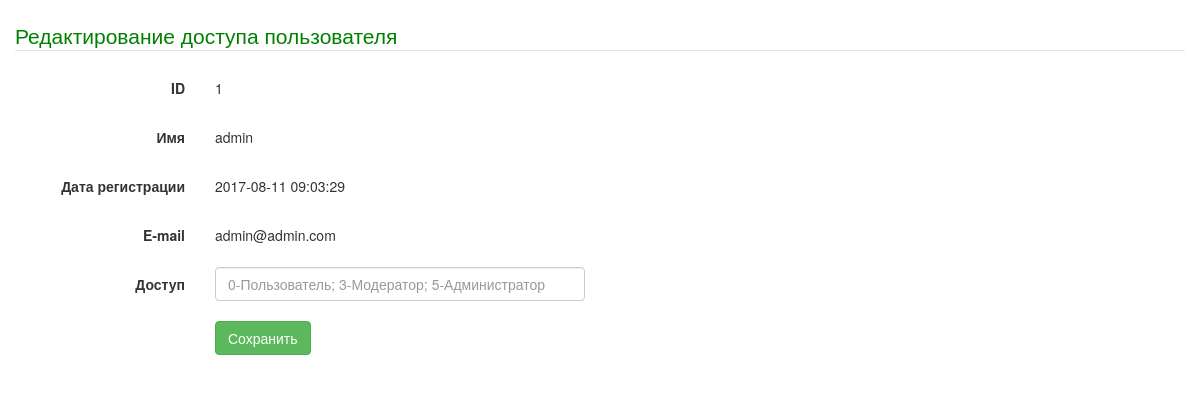
The page /page/edit_user.php?action=edit&id=1 on the database its author committed.
### tables this page shows
CREATE TABLE `users` (
  `id` int(11) NOT NULL,
  `login` varchar(20) NOT NULL,
  `password` varchar(100) NOT NULL,
  `name` varchar(10) NOT NULL,
  `regdate` datetime NOT NULL,
  `email` varchar(50) NOT NULL,
  `active` int(11) NOT NULL,
  `access` int(1) NOT NULL DEFAULT '0'
);

### page/edit_user.php (the view, shortened to what this page needs)
<?php
include_once '../connect.php';
$user= mysqli_query($db,"
		SELECT *
		FROM `users`
		WHERE `id` = ".(int)$_GET['id']."
		LIMIT 1
	") or exit(mysqli_error());
$row = mysqli_fetch_assoc($user);
?>
<!DOCTYPE html>
<html lang="en">
<html>
  <head>
    <link href="../css/bootstrap.css" rel="stylesheet">
	<link rel="stylesheet" type="text/css" href="../style.css" />
  </head>
  <body>
	<div class = "container-fluid">
		<div class = "row">
			<div class="col-md-12">
				<form class="form-horizontal" action="" method="post">
						<br>
						<fieldset>
						<legend style="color: green">Редактирование доступа пользователя</legend>
							<div class="form-group">
								<label class="col-sm-2 control-label">ID</label>
								<div class="col-sm-10">
								  <p class="form-control-static"><?php echo $row['id']; ?></p>
								</div>
							</div>
							<div class="form-group">
								<label class="col-sm-2 control-label">Имя</label>
								<div class="col-sm-10">
								  <p class="form-control-static"><?php echo $row['name']; ?></p>
								</div>
							</div>
							<div class="form-group">
								<label class="col-sm-2 control-label">Дата регистрации</label>
								<div class="col-sm-10">
								  <p class="form-control-static"><?php echo $row['regdate']; ?></p>
								</div>
							</div>
							<div class="form-group">
								<label class="col-sm-2 control-label">E-mail</label>
								<div class="col-sm-10">
								  <p class="form-control-static"><?php echo $row['email']; ?></p>
								</div>
							</div>
							<div class="form-group">
								<label class="col-sm-2 control-label">Доступ</label>
								<div class="col-sm-4">
								  <input type="text" name ="access" class="form-control" placeholder="0-Пользователь; 3-Модератор; 5-Администратор" required autofocus style="margin-bottom: 5px;" value="">
								</div>
							</div>
							<div class="form-group">
								<div class="col-md-4 col-md-offset-2">
									<button type="submit" name="edit" class="btn btn-success">Сохранить</button>
								</div>
							</div>
						</fieldset>
				</form>
			</div>
		</div>
	</div>
  </body>
</html>

### style.css (style rules this page uses)
body { margin:0px; padding:0px; }
p { margin: 0 0 10px; }

### rows shown on the page
users: id "1", name "admin", regdate "2017-08-11 09:03:29", email "admin@admin.com"
